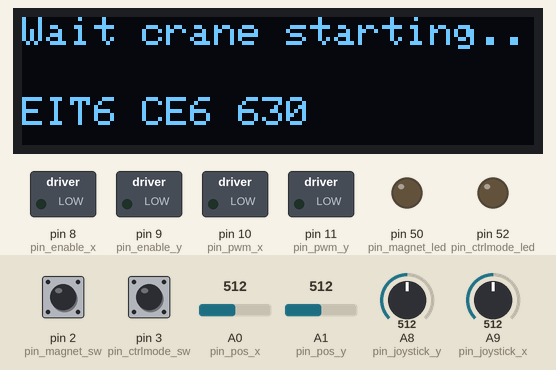
Recording of a program running on a simulated Arduino Mega 2560, built with avr-gcc and run on an emulated ATmega2560. On the bench: 128×32 one-colour display, switched loads named in the program (green lamp = pin HIGH), output pins drawn as LEDs (lit = HIGH). Inputs (shaded band) come from the test bench; at power-on: pin 3 (pin_ctrlmode_sw) HIGH, A9 (pin_joystick_x) = 512, A8 (pin_joystick_y) = 512, pin 2 (pin_magnet_sw) LOW, A0 (pin_pos_x) = 512, A1 (pin_pos_y) = 512. What the program prints to the serial monitor is not drawn.

Above: at 2.1 s.
At 5.2 s:
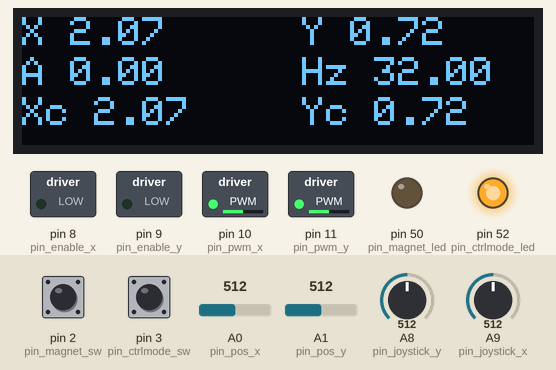
5.3 s: pin 3 (pin_ctrlmode_sw) pulled LOW for 3.2 s
At 5.7 s:
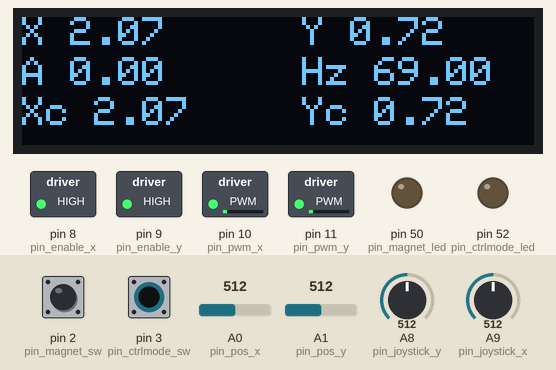
9.1 s: A9 (pin_joystick_x) set to 716
At 9.24 s:
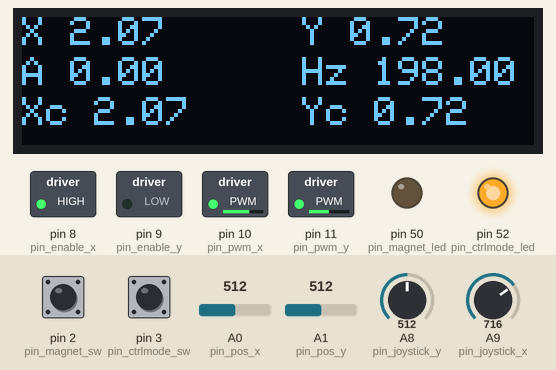
11.2 s: A8 (pin_joystick_y) set to 506
At 11.52 s:
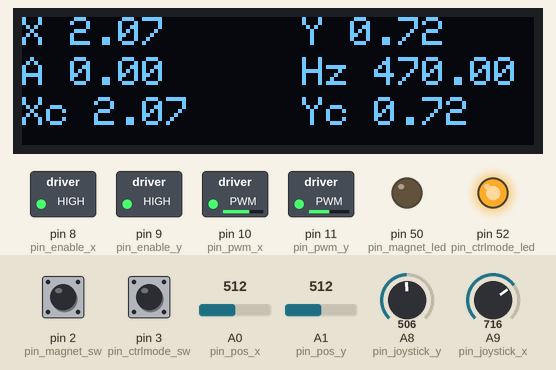
Timing chart, 0 to 14.2 s (numbered marks = the images above; inputs shaded):
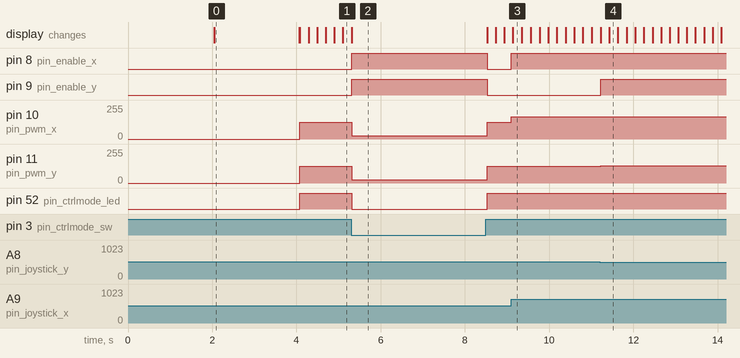

Measured:
- the behaviour switches between 507 and 506 on A8 (pin_joystick_y) (found by bisection; images 3 and 4)
- after the input at 5.3 s, pin 8 (pin_enable_x), pin 9 (pin_enable_y): LOW → HIGH at once, → LOW 3.2 s later; pin 10 (pin_pwm_x), pin 11 (pin_pwm_y): 127/255 → 25/255 at once, → 127/255 3.2 s later; pin 52 (pin_ctrlmode_led): HIGH → LOW at once, → HIGH 3.2 s later
- after the input at 9.1 s, pin 8 (pin_enable_x): LOW → HIGH at once; pin 10 (pin_pwm_x): 127/255 → 167/255 at once
- after the input at 11.2 s, pin 9 (pin_enable_y): LOW → HIGH at once; pin 11 (pin_pwm_y): 127/255 → 128/255 at once
- what the display in image 0 shows lasts 2.1 s, from 2.0 s to 4.1 s

The program:

main.cpp
```cpp
// Include libraries
#include <Arduino.h>
#include <functions.h>
#include <Wire.h>
#include <Adafruit_GFX.h>
#include <Adafruit_SSD1306.h>
#include <Adafruit_I2CDevice.h>
#include "sigProc.h"
#include "path.h"
#include "pathVertical.h"
#include "math.h"
#include "pinDefinitions.h"
#include "dataStructures.h"
#include "displayHandler.h"

#define mainprogram
#ifdef mainprogram

// Configuration
#define SAMPLEHZ 100        // Control loop sample frequency
#define OLEDHZ   30         // Oled display refresh rate
#define USEPATHALGO      // Uncomment if path algorithm is to be used
#define DYNAMICNOTCHFILTER

// Definitions for screen
#define SCREEN_WIDTH    128
#define SCREEN_HEIGHT   32
#define OLED_RESET      -1
#define SCREEN_ADDRESS  0x3C

// x-controller variables
#define xOuterP .85
#define xOuterI .32
#define xOuterD .9
#define xOuterGain 7.8

#define xInnerP 1.5
#define xInnerI 0.0
#define xInnerD 1
#define xInnerGain 10

// y-controller variables
#define yP 150.0
#define yI 0.000
#define yD 75.00
#define yLP 0.05

// Controllers on the x-axis
// lead_lag xOuterController = lead_lag(xOuterZ,xOuterP,xOuterG);
PID xOuterController = PID(xOuterP,xOuterI,xOuterD,0.02);
PID xInnerController = PID(xInnerP, xInnerI, xInnerD, 0.05, false);

// PID controller for y-axis
PID yController = PID(yP,yI,yD,yLP);

fastReader reader = fastReader(&Serial3);

// Loop sample period
uint32_t Ts = 1e6/SAMPLEHZ;

// Data struct definitions
xy_float  ref;
xy_pwm    pwm;
inputs    in;

// Time variables
uint32_t sampleTimer  = 0;
uint32_t screenTimer  = 0;
uint32_t loopTime     = 0;

#ifdef USEPATHALGO
//QauyToShip testQuayToShip = QauyToShip(pin_magnet_led);
QauyToShipV testQuayToShip = QauyToShipV(pin_magnet_led);
ShipToQauy testShipToQuay = ShipToQauy(pin_magnet_led);
#endif

// Display object instantiation
Adafruit_SSD1306 display(SCREEN_WIDTH, SCREEN_HEIGHT, &Wire, OLED_RESET);

// Instantiate filters and forward Eulers
low_pass oledLowpass            = low_pass(0.2);            // Lowpass filter tau = 200 ms.
low_pass xPosLowpasss           = low_pass(0.03);           // Lowpass filter tau = 30 ms.
low_pass yPosLowpasss           = low_pass(0.03);           // Lowpass filter tau = 30 ms.
low_pass angleLowpass           = low_pass(0.03);           // Lowpass filter tau = 30 ms.
low_pass angleHighpass          = low_pass(1);
low_pass xVelLowpass           = low_pass(0.1);           // Lowpass filter tau = 30 ms.
forwardEuler xTrolleyVelCal     = forwardEuler();           // For calculating trolley speed in the y-axis
forwardEuler yTrolleyVelCal     = forwardEuler();           // For calculating trolley speed in the x-axis
forwardEuler xContainerVelCal   = forwardEuler();           // For calculating container speed in the x-axis
forwardEuler yContainerVelCal   = forwardEuler();           // For calculating container speed in the y-axis

#ifdef DYNAMICNOTCHFILTER
NotchFilter angleNotchFilter;
#else

/*
H_z =

  0.9697 z^2 - 1.918 z + 0.9697
  -----------------------------
     z^2 - 1.918 z + 0.9394
*/


float b[3] = {0.9412, -1.862, 0.9412};
float a[3] = {1.0000, -1.862, 0.8824};

IIR angleNotchFilter = IIR(a, b);

#endif

bool pathRunning = false;
bool InnnerLoopOn = true;

// Run on startup
void setup() {

    // Set safe default reference values
    #ifndef USEPATHALGO
    ref.x = .5;  ref.y = .75;
    #endif

    // Set input pinMode
    pinMode(pin_joystick_x,   INPUT);
    pinMode(pin_joystick_y,   INPUT);
    pinMode(pin_joystick_sw,  INPUT);
    pinMode(pin_magnet_sw,    INPUT);
    pinMode(pin_ctrlmode_sw,  INPUT);
    pinMode(pin_pos_x,        INPUT);
    pinMode(pin_pos_y,        INPUT);

    // Set output pinMode
    pinMode(pin_enable_x,     OUTPUT);
    pinMode(pin_enable_y,     OUTPUT);
    pinMode(pin_pwm_x,        OUTPUT);
    pinMode(pin_pwm_y,        OUTPUT);
    pinMode(pin_ctrlmode_led, OUTPUT);
    pinMode(pin_magnet_led,   OUTPUT);

    // Initialize serial
    Serial3.begin(9600);  // Communication with head
    Serial.begin(115200); // Communication with PC


    #ifdef DYNAMICNOTCHFILTER
    // Initial values
    angleNotchFilter = NotchFilter(2.35,2,Ts/1e6);
    #endif

    // Initialize Oled display
    initializeDisplay(&display);

}

// Convert wire length to 2nd pendulum frequency
float wirelengthToFrequency(float length,bool withContainer){
    if (withContainer){
        return 3.85-atan(6.5*length);
    } else {
        return 2.85-atan(5*length)*0.51;
    }
}

// Convert wire length to 2nd pendulum frequency
float wirelengthToFrequency2(float length){
    return 0.1702*length + 1.9084;
}


float tempAngle;

// Function that reads the inputs to the system and makes convertions
void readInput() {

    in.angle = angleLowpass.update(in.angle);
    in.angle = in.angle - angleHighpass.update(in.angle);

/*
    if(in.angle>90 || in.angle<-90){                //Sanity check angle data
        while(digitalRead()){
            digitalWrite(pin_enable_x, LOW);        //Stop motors!
            digitalWrite(pin_enable_y,LOW);
            Serial.println("//Insane angle data");
        }
    }
*/

    // Update notch filter parameters
    #ifdef DYNAMICNOTCHFILTER
    angleNotchFilter.updateFrequency(wirelengthToFrequency(in.posTrolley.y,in.magnetSw));
    #endif

    /*
    if (in.magnetSw) {
        angleNotchFilter.update(in.angle);
    } else {
        in.angle = angleNotchFilter.update(in.angle);
    }*/

    in.angle = angleNotchFilter.update(in.angle);

    // Fetches reference point from serial readout
    #ifndef USEPATHALGO
    getSerialReference(&Serial,&ref);
    #endif

    in.joystick.x    = analogRead(pin_joystick_x);          // Reads joystick x-direction
    in.joystick.y    = 1023-analogRead(pin_joystick_y);     // Reads joystick y-direction
    // in.joystickSw    = digitalRead(pin_joystick_sw);        // Reads joystick switch
    in.magnetSw      = digitalRead(pin_magnet_sw);          // Reads magnet switch on the controller
    in.ctrlmodeSw    = digitalRead(pin_ctrlmode_sw);        // Reads control mode on the controller
    in.posTrolley.x  = 0.0048*analogRead(pin_pos_x)-0.3265-0.06; // Read x-potentiometer and convert to meters
    in.posTrolley.y  = 0.0015*analogRead(pin_pos_y)-0.0500; // Read y-potentiometer and convert to meters
    // in.xDriverAO1    = analogRead(pin_x_driver_AO1);        // Read analog output from driver
    // in.xDriverAO2    = analogRead(pin_x_driver_AO2);        // Read analog output from driver
    // in.yDriverAO1    = analogRead(pin_y_driver_AO1);        // Read analog output from driver
    // in.yDriverAO2    = analogRead(pin_y_driver_AO2);        // Read analog output from driver

    // Filter trolley position inputs
    in.posTrolley.x = xPosLowpasss.update(in.posTrolley.x);
    in.posTrolley.y = yPosLowpasss.update(in.posTrolley.y);

    // Calculate container position
    in.posContainer.x = in.posTrolley.x+(sin((in.angle*PI)/180))*in.posTrolley.y;
    in.posContainer.y = (cos((in.angle*PI)/180))*in.posTrolley.y;

    // Calculate speed x-axis and y-axis
    in.velTrolley.x = xVelLowpass.update(xTrolleyVelCal.update(in.posTrolley.x));
    in.velTrolley.y = yTrolleyVelCal.update(in.posTrolley.y);

    // Calculate contrainer speed
    in.velContainer.x = xContainerVelCal.update(in.posContainer.x);
    in.velContainer.y = yContainerVelCal.update(in.posContainer.y);

    // Calculates absolute velocity of container
    in.velContainerAbs = sqrt(pow(in.velContainer.x,2) + pow(in.velContainer.y,2));
}

//Manual control
void manualControl() {
    // Turns on LED when in manual control
    digitalWrite(pin_ctrlmode_led,HIGH);

    // Calculates actuations based on joystick and trolley position
    pwm.x = endstop(map(in.joystick.x,0,1023,255*0.1,255*0.9), 0.10, 3.95, in.posTrolley.x);
    pwm.y = endstop(map(in.joystick.y,0,1023,255*0.1,255*0.9), -0.01, 1.23, in.posTrolley.y);

    // Sends pwm signals to motor driver x
    // if joystick is not in middle position
    if (joystickDeadZone(in.joystick.x) == 1) {
        analogWrite(pin_pwm_x,pwm.x);
        digitalWrite(pin_enable_x, HIGH);
    } else {
        analogWrite(pin_pwm_x,127);
        digitalWrite(pin_enable_x, LOW);
    }

    // Sends pwm signals to motor driver y
    // if joystick is not in middle position
    if (joystickDeadZone(in.joystick.y) == 1) {
        analogWrite(pin_pwm_y,pwm.y);
        digitalWrite(pin_enable_y, HIGH);
    } else {
        analogWrite(pin_pwm_y,127);
        digitalWrite(pin_enable_y, LOW);
    }

    // Turns on LED and magnet when magnet switch is active
    if (in.magnetSw == 1) {
        turnOnElectromagnet(true, pin_magnet_led);
    } else {
        turnOnElectromagnet(false, pin_magnet_led);
    }
}

// Automatic control
void automaticControl() {
    // Turn off LED when automatic control is enabled
    digitalWrite(pin_ctrlmode_led, LOW);

    //Define enable value for x-axis motor
    bool enableXmotor = true;

    #ifdef USEPATHALGO
    testQuayToShip.update( in.posTrolley.x, in.posTrolley.y,&ref, in.posContainer.x, in.velContainerAbs, &pathRunning, &InnnerLoopOn);
    //testShipToQuay.update( in.posTrolley.x, in.posTrolley.y,&ref, in.posContainer.x, in.velContainerAbs, &pathRunning, &InnnerLoopOn);
    #endif

    float gainL0 = 2;
    bool nonZeroAngle = 1;
    // X-controller
    if(InnnerLoopOn==false){
        gainL0 = 8;
        nonZeroAngle = 0;
    }
    else{
         gainL0 = 1;
         nonZeroAngle = 1;
    };

    double xInnerConOut = xInnerController.update(-in.angle*PI/180*nonZeroAngle,Ts)*xInnerGain;
    double xOuterConOut = xOuterController.update(ref.x-in.posTrolley.x, Ts)*xOuterGain*gainL0;
    double xConOut      = xOuterConOut-xInnerConOut;


    double yConOut = yController.update(ref.y-in.posTrolley.y,Ts);

    // Make current to pwm conversion. This also removes friction in the system
    uint8_t pwmx = currentToPwmX(xConOut, in.velTrolley.x, &enableXmotor);
    uint8_t pwmy = currentToPwmY(yConOut, in.velTrolley.y, in.magnetSw);

    // Definere software endstops
    pwm.x = endstop(pwmx, 0.1, 3.95, in.posTrolley.x);
    pwm.y = endstop(pwmy, -0.01, 1.30, in.posTrolley.y);

    // Outputs the PWM signal
    digitalWrite(pin_enable_x, enableXmotor);
    analogWrite(pin_pwm_x,pwm.x);

    digitalWrite(pin_enable_y,HIGH);
    analogWrite(pin_pwm_y,pwm.y);

    Serial.println(String(millis())+ ", " + String(in.posTrolley.x,3) + ", " + String(in.posContainer.x,3) + ", " + String(in.posTrolley.y,3) + "," +String(in.angle) +  ","+ String(ref.x,3) + ", " + String(ref.y,3) + ", " + String(xInnerConOut,3) + ", " + String(xOuterConOut,3));
    //Serial.println(String(millis())+ ", " + String(in.posTrolley.y) + "," + String(in.velTrolley.y));

}

uint32_t start_time = 0;

bool AutoON = false;

// Main loop
void loop() {

    // Calculate loop frequency
    uint32_t xmicros = micros();
    uint16_t loopFreq = 1e6/oledLowpass.update(xmicros - loopTime);
    loopTime = xmicros;

    if (reader.getFloatln(&in.angle)){
        tempAngle = in.angle;
    }

    // Run at 1/Ts Hz
    uint32_t xtime = micros();
    if(xtime > Ts + sampleTimer){

        readInput();

        sampleTimer += Ts;

        // For automatic control
        if (in.ctrlmodeSw == 0){
            if(AutoON == false){

                xInnerController.restart();
                xOuterController.restart();
                yController.restart();
                #ifdef USEPATHALGO
                testQuayToShip.reset();
                #endif
                AutoON=true;
                Serial.println("//con restarted");
            }
            automaticControl();
            // Serial.println(String(xtime)+ ", " + String(in.posTrolley.x)+ ", " + String(in.posTrolley.y) + "," +String(in.angle) +  ","+ String(ref.x) + ", " + String(ref.y) + ", " + String(xInnerController) + ", " + String(xOuterController));

        } else {
            displayInfo(&display,in,loopFreq,&screenTimer);
            manualControl();
            start_time = 0;
            AutoON=false;
            // Serial.println(String(millis())+ ", " + String(in.posTrolley.x,3) + ", " + String(in.posTrolley.y,3) + "," +String(in.angle) +  ","+ String(ref.x,3) + ", " + String(ref.y,3));
        }

        // Serial.println(String(tempAngle)+", "+String(in.angle));
    }
}


#else

// NotchFilter angleNotchFilter = NotchFilter(2.45,2,0.01);

//
// PUT SHORT TEST PROGRAMS HERE //
//

NotchFilter angleNotchFilter;

void setup() {

    Serial3.begin(9600);  // Communication with head
    Serial.begin(115200); // Communication with PC
    Serial.println("INITIALIZED");

    angleNotchFilter = NotchFilter(2.35,2,0.01);
}

uint32_t timer = 0;
float angleFloat;

String buffer = "";

low_pass lp = low_pass(0.02);

fastReader reader = fastReader(&Serial3);

void loop(){
    reader.getFloatln(&angleFloat);
    if (micros() >= timer + 10000) {
        Serial.println(String(angleFloat)+", "+String(lp.update(angleNotchFilter.update(angleFloat)))+", "+String(float(micros()-timer)/1000.0));
        timer = micros() + 10000;
    }
}

#endif
```

dataStructures.h
```cpp
// Data struct definitions

#ifndef dataStructures_h
#define dataStructures_h

struct xy_float {
    float x = 0;
    float y = 0;
};

struct xy_pwm {
    int x = 127;
    int y = 127;
};

struct inputs {
    bool joystickSw, magnetSw, ctrlmodeSw = 1;
    xy_float joystick,posTrolley,velTrolley,posContainer,velContainer;
    float angle,velContainerAbs;
    int xDriverAO1, xDriverAO2, yDriverAO1, yDriverAO2;
};

#endif
```

displayHandler.cpp
```cpp
#include <Adafruit_GFX.h>
#include <Adafruit_SSD1306.h>
#include <Adafruit_I2CDevice.h>
#include "dataStructures.h"

#ifndef SCREEN_ADDRESS
#define SCREEN_ADDRESS  0x3C
#endif

void initializeDisplay(Adafruit_SSD1306 *display){
    // Initialize screen
    delay(2000); // This delay ensures that the screen is started before sending data to it
    if(!display->begin(SSD1306_SWITCHCAPVCC, SCREEN_ADDRESS)) {
        Serial.println(F("SSD1306 allocation failed"));
        for(;;); // Don't proceed, loop forever
    }
    display->clearDisplay();
    display->setTextSize(1);
    display->setTextColor(SSD1306_WHITE);
    display->setCursor(0,0);
    display->println(F("Wait crane starting.."));
    display->setCursor(0,20);
    display->println(F("EIT6 CE6 630"));
    display->display();
    delay(2000);

    // Printing starting on serial 0
    Serial.println("Starting...");

    display->clearDisplay();
    display->setTextSize(1);
    display->setTextColor(SSD1306_WHITE);
    display->setCursor(0,0);
    display->println(F("Crane Ready!"));
    display->display();
}

void displayInfo(Adafruit_SSD1306 *display,inputs in, float frequency,uint32_t *timer) {
    if (1e6/(micros()-*timer) < 5){ // Update OLED screen with xx frequency
        *timer = micros();
        display->clearDisplay();
        display->setTextSize(1);
        display->setTextColor(SSD1306_WHITE);
        display->setCursor(0,0);
        display->println(("X "+String(in.posTrolley.x)));
        display->setCursor(70,0);
        display->println(("Y "+String(in.posTrolley.y)));
        display->setCursor(0,10);
        display->println(("A "+String(in.angle)));
        display->setCursor(70,10);
        display->println(("Hz "+String(frequency)));
        display->setCursor(0,20);
        display->println(("Xc "+String(in.posContainer.x)));
        display->setCursor(70,20);
        display->println(("Yc "+String(in.posContainer.y)));
        display->display();
    }
}
```

displayHandler.h
```cpp
#include <Adafruit_GFX.h>
#include <Adafruit_SSD1306.h>
#include <Adafruit_I2CDevice.h>

void initializeDisplay(Adafruit_SSD1306 *display);
void displayInfo(Adafruit_SSD1306 *display,inputs in, float frequency,uint32_t *timer);
```

functions.h
```cpp
#ifndef manuelFunctions_h
#define manuelFunctions_h

#include <Arduino.h>
#include "dataStructures.h"

bool joystickDeadZone(float dataJoystick);
int endstop(int pwm, float min, float max, float pos);
uint8_t currentToPwmY(double current, float ySpeed, bool magnetSw);
uint8_t currentToPwmX(double current, float xSpeed, bool* enableXMotor);
void turnOnElectromagnet(bool status, int LEDPin);
void getSerialReference(HardwareSerial *serial,xy_float *reference);
void getAngleSensor(HardwareSerial *serial, float *angle);

class fastReader{
    public:
        fastReader(HardwareSerial *serial);
        bool getFloatln(float *output);
    private:
        HardwareSerial *intSerial;
        String buffer;
};

#endif
```

path.h
```cpp
#include <Arduino.h>
#include "dataStructures.h"

class QauyToShip{
    public:
        QauyToShip(int electroMagnetLED);
        void update(float xPos, float yPos, xy_float  *ref , float xContainer, float containerSpeed, bool *pathRunning, bool *InnnerLoopOn);
        void reset();

    private:
        int step=0;
        uint16_t failTime =0;
        float *LxRefpoint=0;
        float *LyRefpoint=0;
        int LelectroMagnetLED=0;
};


class ShipToQauy{
    public:
        ShipToQauy(int electroMagnetLED);
        void update(float xPos, float yPos, xy_float *ref, float xContainer, float containerSpeed,  bool *pathRunning, bool *InnnerLoopOn);
        void reset();

    private:
        int step=0;
        uint16_t failTime =0;
        uint16_t failtimm1=0;
        float *LxRefpoint=0;
        float *LyRefpoint=0;
        int LelectroMagnetLED=0;
};
```

pathVertical.h
```cpp
#include <Arduino.h>
#include "dataStructures.h"

class QauyToShipV{
    public:
        QauyToShipV(int electroMagnetLED);
        int update(float xPos, float yPos, xy_float  *ref , float xContainer, float containerSpeed, bool *pathRunning, bool *InnnerLoopOn);
        void reset();

    private:
        int step=0;
        uint16_t failTime =0;
        float *LxRefpoint=0;
        float *LyRefpoint=0;
        int LelectroMagnetLED=0;
};


class ShipToQauyV{
    public:
        ShipToQauyV(int electroMagnetLED);
        void update(float xPos, float yPos, xy_float *ref, float xContainer, float containerSpeed,  bool *pathRunning, bool *InnnerLoopOn);
        void reset();

    private:
        int step=0;
        uint16_t failTime =0;
        uint16_t failtimm1=0;
        float *LxRefpoint=0;
        float *LyRefpoint=0;
        int LelectroMagnetLED=0;
};
```

Source omitted: functions.cpp (4598 bytes), path.cpp (4734 bytes), pathVertical.cpp (4780 bytes), pinDefinitions.h (1060 bytes)
